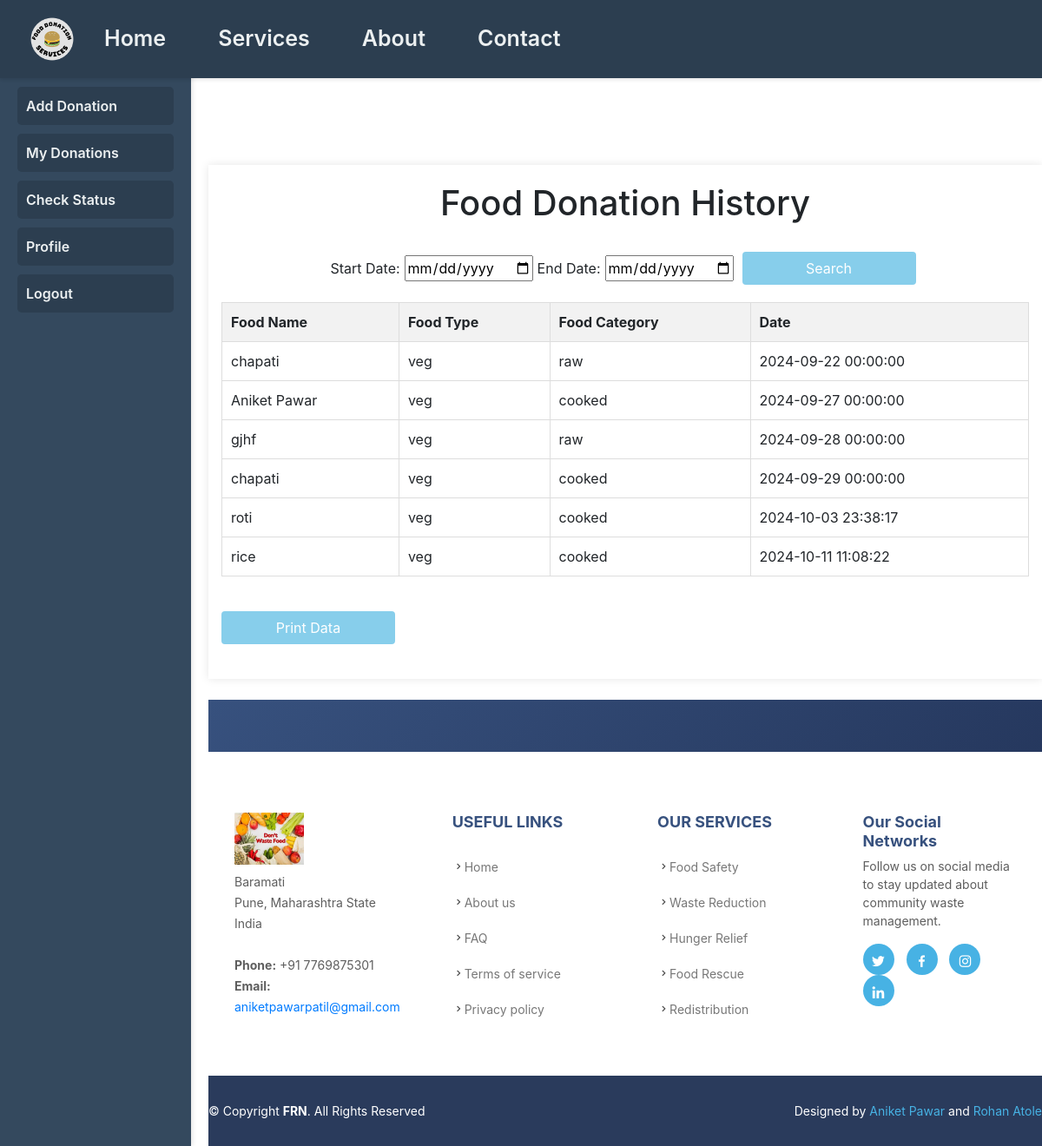
/donor/myDonation.php (signed in), run on the app's committed database.
### tables this page shows
CREATE TABLE `food` (
  `id` int(11) NOT NULL,
  `food_name` varchar(255) NOT NULL,
  `food_type` enum('veg','non-veg') NOT NULL,
  `food_category` enum('raw','cooked','packed') NOT NULL,
  `date` datetime NOT NULL DEFAULT current_timestamp(),
  `donor_id` int(11) NOT NULL,
  `status` enum('pending','accepted','assigned','rejected') NOT NULL DEFAULT 'pending',
  `charity_id` int(11) NOT NULL
);

### donor/myDonation.php (the view, shortened to what this page needs)
<?php @include 'header.php'; ?>
<?php @include 'conn1.php'; ?>
<?php
$id = $_SESSION['id'];
$startDate = '';
$endDate = '';
$sql = "SELECT * FROM food WHERE donor_id='$id'";
$result = $conn->query($sql);
$donations = [];
if ($result && $result->num_rows > 0) {
    while($row = $result->fetch_assoc()) {
        $donations[] = $row;
    }
}
?>
<!DOCTYPE html>
<html>
<head>
</head>
<body>
    <main>
        <div class="container">
            <h1>Food Donation History</h1>
            <br>
            <form method="POST" action="" class="form-inline">
                <label for="start_date">Start Date:</label>
                <input type="date" name="start_date" value="<?php echo htmlspecialchars($startDate); ?>" required>
                <label for="end_date">End Date:</label>
                <input type="date" name="end_date" value="<?php echo htmlspecialchars($endDate); ?>" required>
                <button type="submit" name="submit" class="btn">Search</button>
            </form>
            <?php if (count($donations) > 0): ?>
                <table id="donationTable">
                    <thead>
                        <tr>
                            <th>Food Name</th>
                            <th>Food Type</th>
                            <th>Food Category</th>
                            <th>Date</th>
                        </tr>
                    </thead>
                    <tbody>
                        <?php foreach ($donations as $donation): ?>
                            <tr>
                                <td><?php echo htmlspecialchars($donation['food_name']); ?></td>
                                <td><?php echo htmlspecialchars($donation['food_type']); ?></td>
                                <td><?php echo htmlspecialchars($donation['food_category']); ?></td>
                                <td><?php echo htmlspecialchars($donation['date']); ?></td>
                            </tr>
                        <?php endforeach; ?>
                    </tbody>
                </table>
                <button class="btn no-print" onclick="printTable()">Print Data</button>
            <?php else: ?>
                <p>No donation details available.</p>
            <?php endif; ?>
        </div>
        <br>
        <?php
    @include 'footer.php';?>
    </main>
</body>
</html>

### donor/header.php (style rules this page uses)
body { margin: 0; font-family: 'Segoe UI', Tahoma, Geneva, Verdana, sans-serif; display: flex; min-height: 100vh; flex-direction: column; background-color: #f9f9f9; }
main { margin-left: 240px; padding: 0px; margin-top: 70px; }

### donor/myDonation.php (style rules this page uses)
body { font-family: Arial, sans-serif; background-color: #f4f4f4; margin: 0; padding: 0; }
.container { width: 80%; margin: 0 auto; padding: 20px; background: #fff; box-shadow: 0 0 10px rgba(0,0,0,0.1); margin-top: 50px; }
.form-inline { display: flex; justify-content: center; align-items: center; }
.form-inline input[type="date"], .form-inline button { margin: 0 5px; }
h1 { text-align: center; color: red; }
table { width: 100%; border-collapse: collapse; margin: 20px 0; }
table, th, td { border: 1px solid #ddd; }
th, td { padding: 10px; text-align: left; }
th { background-color: #f2f2f2; }
.btn { display: block; width: 200px; margin: 20px auto; padding: 10px; background-color: skyblue; color: #fff; text-align: center; text-decoration: none; border-radius: 5px; }

### donor/footer.php (style rules this page uses)
body { font-family: "Open Sans", sans-serif; color: #444444; margin: 0; padding: 0; background: #f8f9fa; }
h1, h2, h3, h4, h5, h6 { font-family: "Jost", sans-serif; }

### data on the page
food: food_name "chapati", food_type "veg", food_category "raw", date "2024-09-22 00:00:00"
food: food_name "Aniket Pawar", food_type "veg", food_category "cooked", date "2024-09-27 00:00:00"
food: food_name "gjhf", food_type "veg", food_category "raw", date "2024-09-28 00:00:00"
food: food_name "chapati", food_type "veg", food_category "cooked", date "2024-09-29 00:00:00"
food: food_name "roti", food_type "veg", food_category "cooked", date "2024-10-03 23:38:17"
food: food_name "rice", food_type "veg", food_category "cooked", date "2024-10-11 11:08:22"
